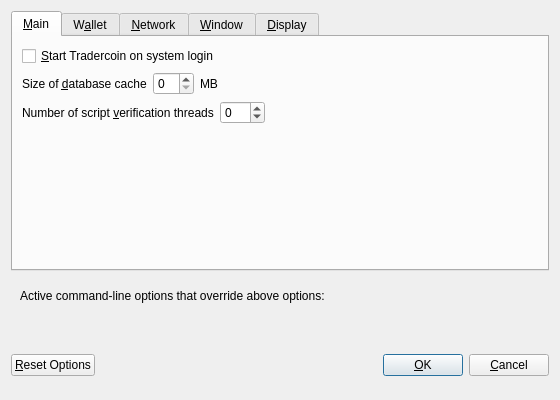
<?xml version="1.0" encoding="UTF-8"?>
<ui version="4.0">
 <class>OptionsDialog</class>
 <widget class="QDialog" name="OptionsDialog">
  <property name="geometry">
   <rect>
    <x>0</x>
    <y>0</y>
    <width>560</width>
    <height>400</height>
   </rect>
  </property>
  <property name="windowTitle">
   <string>Options</string>
  </property>
  <property name="modal">
   <bool>true</bool>
  </property>
  <layout class="QVBoxLayout" name="verticalLayout">
   <item>
    <widget class="QTabWidget" name="tabWidget">
     <property name="currentIndex">
      <number>0</number>
     </property>
     <widget class="QWidget" name="tabMain">
      <attribute name="title">
       <string>&amp;Main</string>
      </attribute>
      <layout class="QVBoxLayout" name="verticalLayout_Main">
       <item>
        <widget class="QCheckBox" name="bitcoinAtStartup">
         <property name="toolTip">
          <string>Automatically start Tradercoin after logging in to the system.</string>
         </property>
         <property name="text">
          <string>&amp;Start Tradercoin on system login</string>
         </property>
        </widget>
       </item>
       <item>
        <layout class="QHBoxLayout" name="horizontalLayout_2_Main">
         <item>
          <widget class="QLabel" name="databaseCacheLabel">
           <property name="text">
            <string>Size of &amp;database cache</string>
           </property>
           <property name="textFormat">
            <enum>Qt::PlainText</enum>
           </property>
           <property name="buddy">
            <cstring>databaseCache</cstring>
           </property>
          </widget>
         </item>
         <item>
          <widget class="QSpinBox" name="databaseCache"/>
         </item>
         <item>
          <widget class="QLabel" name="databaseCacheUnitLabel">
           <property name="text">
            <string>MB</string>
           </property>
           <property name="textFormat">
            <enum>Qt::PlainText</enum>
           </property>
          </widget>
         </item>
         <item>
          <spacer name="horizontalSpacer_2_Main">
           <property name="orientation">
            <enum>Qt::Horizontal</enum>
           </property>
           <property name="sizeHint" stdset="0">
            <size>
             <width>40</width>
             <height>20</height>
            </size>
           </property>
          </spacer>
         </item>
        </layout>
       </item>
       <item>
        <layout class="QHBoxLayout" name="horizontalLayout_3_Main">
         <item>
          <widget class="QLabel" name="threadsScriptVerifLabel">
           <property name="text">
            <string>Number of script &amp;verification threads</string>
           </property>
           <property name="textFormat">
            <enum>Qt::PlainText</enum>
           </property>
           <property name="buddy">
            <cstring>threadsScriptVerif</cstring>
           </property>
          </widget>
         </item>
         <item>
          <widget class="QSpinBox" name="threadsScriptVerif">
           <property name="toolTip">
            <string>Set the number of script verification threads (up to 16, 0 = auto, &lt;0 = leave that many cores free, default: 0)</string>
           </property>
           <property name="minimum">
            <number>-16</number>
           </property>
           <property name="maximum">
            <number>16</number>
           </property>
          </widget>
         </item>
         <item>
          <spacer name="horizontalSpacer_3_Main">
           <property name="orientation">
            <enum>Qt::Horizontal</enum>
           </property>
           <property name="sizeHint" stdset="0">
            <size>
             <width>40</width>
             <height>20</height>
            </size>
           </property>
          </spacer>
         </item>
        </layout>
       </item>
       <item>
        <spacer name="verticalSpacer_Main">
         <property name="orientation">
          <enum>Qt::Vertical</enum>
         </property>
         <property name="sizeHint" stdset="0">
          <size>
           <width>20</width>
           <height>40</height>
          </size>
         </property>
        </spacer>
       </item>
      </layout>
     </widget>
     <widget class="QWidget" name="tabWallet">
      <attribute name="title">
       <string>W&amp;allet</string>
      </attribute>
      <layout class="QVBoxLayout" name="verticalLayout_Wallet">
       <item>
        <widget class="QLabel" name="transactionFeeInfoLabel">
         <property name="text">
          <string>Optional transaction fee per kB that helps make sure your transactions are processed quickly. Most transactions are 1 kB.</string>
         </property>
         <property name="textFormat">
          <enum>Qt::PlainText</enum>
         </property>
         <property name="wordWrap">
          <bool>true</bool>
         </property>
        </widget>
       </item>
       <item>
        <layout class="QHBoxLayout" name="horizontalLayout_1_Wallet">
         <item>
          <widget class="QLabel" name="transactionFeeLabel">
           <property name="text">
            <string>Pay transaction &amp;fee</string>
           </property>
           <property name="textFormat">
            <enum>Qt::PlainText</enum>
           </property>
           <property name="buddy">
            <cstring>transactionFee</cstring>
           </property>
          </widget>
         </item>
         <item>
          <widget class="BitcoinAmountField" name="transactionFee"/>
         </item>
         <item>
          <spacer name="horizontalSpacer_1_Wallet">
           <property name="orientation">
            <enum>Qt::Horizontal</enum>
           </property>
           <property name="sizeHint" stdset="0">
            <size>
             <width>40</width>
             <height>20</height>
            </size>
           </property>
          </spacer>
         </item>
        </layout>
       </item>
       <item>
        <widget class="QLabel" name="spendZeroConfChangeInfoLabel">
         <property name="text">
          <string>If you disable the spending of unconfirmed change, the change from a transaction cannot be used until that transaction has at least one confirmation. This also affects how your balance is computed.</string>
         </property>
         <property name="textFormat">
          <enum>Qt::PlainText</enum>
         </property>
         <property name="wordWrap">
          <bool>true</bool>
         </property>
        </widget>
       </item>
       <item>
        <widget class="QCheckBox" name="spendZeroConfChange">
         <property name="text">
          <string>&amp;Spend unconfirmed change (experts only)</string>
         </property>
        </widget>
       </item>
       <item>
        <spacer name="verticalSpacer_Wallet">
         <property name="orientation">
          <enum>Qt::Vertical</enum>
         </property>
         <property name="sizeHint" stdset="0">
          <size>
           <width>20</width>
           <height>40</height>
          </size>
         </property>
        </spacer>
       </item>
      </layout>
     </widget>
     <widget class="QWidget" name="tabNetwork">
      <attribute name="title">
       <string>&amp;Network</string>
      </attribute>
      <layout class="QVBoxLayout" name="verticalLayout_Network">
       <item>
        <widget class="QCheckBox" name="mapPortUpnp">
         <property name="toolTip">
          <string>Automatically open the Tradercoin client port on the router. This only works when your router supports UPnP and it is enabled.</string>
         </property>
         <property name="text">
          <string>Map port using &amp;UPnP</string>
         </property>
        </widget>
       </item>
       <item>
        <widget class="QCheckBox" name="connectSocks">
         <property name="toolTip">
          <string>Connect to the Tradercoin network through a SOCKS proxy.</string>
         </property>
         <property name="text">
          <string>&amp;Connect through SOCKS proxy (default proxy):</string>
         </property>
        </widget>
       </item>
       <item>
        <layout class="QHBoxLayout" name="horizontalLayout_1_Network">
         <item>
          <widget class="QLabel" name="proxyIpLabel">
           <property name="text">
            <string>Proxy &amp;IP:</string>
           </property>
           <property name="textFormat">
            <enum>Qt::PlainText</enum>
           </property>
           <property name="buddy">
            <cstring>proxyIp</cstring>
           </property>
          </widget>
         </item>
         <item>
          <widget class="QValidatedLineEdit" name="proxyIp">
           <property name="minimumSize">
            <size>
             <width>140</width>
             <height>0</height>
            </size>
           </property>
           <property name="maximumSize">
            <size>
             <width>140</width>
             <height>16777215</height>
            </size>
           </property>
           <property name="toolTip">
            <string>IP address of the proxy (e.g. IPv4: 127.0.0.1 / IPv6: ::1)</string>
           </property>
          </widget>
         </item>
         <item>
          <widget class="QLabel" name="proxyPortLabel">
           <property name="text">
            <string>&amp;Port:</string>
           </property>
           <property name="textFormat">
            <enum>Qt::PlainText</enum>
           </property>
           <property name="buddy">
            <cstring>proxyPort</cstring>
           </property>
          </widget>
         </item>
         <item>
          <widget class="QLineEdit" name="proxyPort">
           <property name="minimumSize">
            <size>
             <width>55</width>
             <height>0</height>
            </size>
           </property>
           <property name="maximumSize">
            <size>
             <width>55</width>
             <height>16777215</height>
            </size>
           </property>
           <property name="toolTip">
            <string>Port of the proxy (e.g. 9050)</string>
           </property>
          </widget>
         </item>
         <item>
          <widget class="QLabel" name="socksVersionLabel">
           <property name="text">
            <string>SOCKS &amp;Version:</string>
           </property>
           <property name="textFormat">
            <enum>Qt::PlainText</enum>
           </property>
           <property name="buddy">
            <cstring>socksVersion</cstring>
           </property>
          </widget>
         </item>
         <item>
          <widget class="QValueComboBox" name="socksVersion">
           <property name="toolTip">
            <string>SOCKS version of the proxy (e.g. 5)</string>
           </property>
          </widget>
         </item>
         <item>
          <spacer name="horizontalSpacer_1_Network">
           <property name="orientation">
            <enum>Qt::Horizontal</enum>
           </property>
           <property name="sizeHint" stdset="0">
            <size>
             <width>40</width>
             <height>20</height>
            </size>
           </property>
          </spacer>
         </item>
        </layout>
       </item>
       <item>
        <spacer name="verticalSpacer_Network">
         <property name="orientation">
          <enum>Qt::Vertical</enum>
         </property>
         <property name="sizeHint" stdset="0">
          <size>
           <width>20</width>
           <height>40</height>
          </size>
         </property>
        </spacer>
       </item>
      </layout>
     </widget>
     <widget class="QWidget" name="tabWindow">
      <attribute name="title">
       <string>&amp;Window</string>
      </attribute>
      <layout class="QVBoxLayout" name="verticalLayout_Window">
       <item>
        <widget class="QCheckBox" name="minimizeToTray">
         <property name="toolTip">
          <string>Show only a tray icon after minimizing the window.</string>
         </property>
         <property name="text">
          <string>&amp;Minimize to the tray instead of the taskbar</string>
         </property>
        </widget>
       </item>
       <item>
        <widget class="QCheckBox" name="minimizeOnClose">
         <property name="toolTip">
          <string>Minimize instead of exit the application when the window is closed. When this option is enabled, the application will be closed only after selecting Quit in the menu.</string>
         </property>
         <property name="text">
          <string>M&amp;inimize on close</string>
         </property>
        </widget>
       </item>
       <item>
        <spacer name="verticalSpacer_Window">
         <property name="orientation">
          <enum>Qt::Vertical</enum>
         </property>
         <property name="sizeHint" stdset="0">
          <size>
           <width>20</width>
           <height>40</height>
          </size>
         </property>
        </spacer>
       </item>
      </layout>
     </widget>
     <widget class="QWidget" name="tabDisplay">
      <attribute name="title">
       <string>&amp;Display</string>
      </attribute>
      <layout class="QVBoxLayout" name="verticalLayout_Display">
       <item>
        <layout class="QHBoxLayout" name="horizontalLayout_1_Display">
         <item>
          <widget class="QLabel" name="langLabel">
           <property name="text">
            <string>User Interface &amp;language:</string>
           </property>
           <property name="textFormat">
            <enum>Qt::PlainText</enum>
           </property>
           <property name="buddy">
            <cstring>lang</cstring>
           </property>
          </widget>
         </item>
         <item>
          <widget class="QValueComboBox" name="lang">
           <property name="toolTip">
            <string>The user interface language can be set here. This setting will take effect after restarting Tradercoin.</string>
           </property>
          </widget>
         </item>
        </layout>
       </item>
       <item>
        <layout class="QHBoxLayout" name="horizontalLayout_2_Display">
         <item>
          <widget class="QLabel" name="unitLabel">
           <property name="text">
            <string>&amp;Unit to show amounts in:</string>
           </property>
           <property name="textFormat">
            <enum>Qt::PlainText</enum>
           </property>
           <property name="buddy">
            <cstring>unit</cstring>
           </property>
          </widget>
         </item>
         <item>
          <widget class="QValueComboBox" name="unit">
           <property name="toolTip">
            <string>Choose the default subdivision unit to show in the interface and when sending coins.</string>
           </property>
          </widget>
         </item>
        </layout>
       </item>
       <item>
        <widget class="QCheckBox" name="displayAddresses">
         <property name="toolTip">
          <string>Whether to show Tradercoin addresses in the transaction list or not.</string>
         </property>
         <property name="text">
          <string>&amp;Display addresses in transaction list</string>
         </property>
        </widget>
       </item>
       <item>
        <widget class="QCheckBox" name="coinControlFeatures">
         <property name="toolTip">
          <string>Whether to show coin control features or not.</string>
         </property>
         <property name="text">
          <string>Display coin &amp;control features (experts only)</string>
         </property>
        </widget>
       </item>
       <item>
        <spacer name="verticalSpacer_Display">
         <property name="orientation">
          <enum>Qt::Vertical</enum>
         </property>
         <property name="sizeHint" stdset="0">
          <size>
           <width>20</width>
           <height>40</height>
          </size>
         </property>
        </spacer>
       </item>
      </layout>
     </widget>
    </widget>
   </item>
   <item>
    <widget class="QFrame" name="frame">
     <layout class="QVBoxLayout" name="verticalLayout_Bottom">
      <item>
       <layout class="QHBoxLayout" name="horizontalLayout_Bottom">
        <item>
         <widget class="QLabel" name="overriddenByCommandLineInfoLabel">
          <property name="text">
           <string>Active command-line options that override above options:</string>
          </property>
          <property name="textFormat">
           <enum>Qt::PlainText</enum>
          </property>
         </widget>
        </item>
        <item>
         <spacer name="horizontalSpacer_Bottom">
          <property name="orientation">
           <enum>Qt::Horizontal</enum>
          </property>
          <property name="sizeHint" stdset="0">
           <size>
            <width>40</width>
            <height>20</height>
           </size>
          </property>
         </spacer>
        </item>
       </layout>
      </item>
      <item>
       <widget class="QLabel" name="overriddenByCommandLineLabel">
        <property name="text">
         <string/>
        </property>
        <property name="textFormat">
         <enum>Qt::PlainText</enum>
        </property>
        <property name="wordWrap">
         <bool>true</bool>
        </property>
       </widget>
      </item>
     </layout>
    </widget>
   </item>
   <item>
    <layout class="QHBoxLayout" name="horizontalLayout_Buttons">
     <item>
      <widget class="QPushButton" name="resetButton">
       <property name="toolTip">
        <string>Reset all client options to default.</string>
       </property>
       <property name="text">
        <string>&amp;Reset Options</string>
       </property>
       <property name="autoDefault">
        <bool>false</bool>
       </property>
      </widget>
     </item>
     <item>
      <spacer name="horizontalSpacer_1">
       <property name="orientation">
        <enum>Qt::Horizontal</enum>
       </property>
       <property name="sizeHint" stdset="0">
        <size>
         <width>40</width>
         <height>48</height>
        </size>
       </property>
      </spacer>
     </item>
     <item>
      <widget class="QLabel" name="statusLabel">
       <property name="minimumSize">
        <size>
         <width>200</width>
         <height>0</height>
        </size>
       </property>
       <property name="font">
        <font>
         <weight>75</weight>
         <bold>true</bold>
        </font>
       </property>
       <property name="text">
        <string/>
       </property>
       <property name="textFormat">
        <enum>Qt::PlainText</enum>
       </property>
       <property name="wordWrap">
        <bool>true</bool>
       </property>
      </widget>
     </item>
     <item>
      <spacer name="horizontalSpacer_2">
       <property name="orientation">
        <enum>Qt::Horizontal</enum>
       </property>
       <property name="sizeHint" stdset="0">
        <size>
         <width>40</width>
         <height>48</height>
        </size>
       </property>
      </spacer>
     </item>
     <item>
      <widget class="QPushButton" name="okButton">
       <property name="text">
        <string>&amp;OK</string>
       </property>
      </widget>
     </item>
     <item>
      <widget class="QPushButton" name="cancelButton">
       <property name="text">
        <string>&amp;Cancel</string>
       </property>
       <property name="autoDefault">
        <bool>false</bool>
       </property>
      </widget>
     </item>
    </layout>
   </item>
  </layout>
 </widget>
 <customwidgets>
  <customwidget>
   <class>BitcoinAmountField</class>
   <extends>QLineEdit</extends>
   <header>bitcoinamountfield.h</header>
   <container>1</container>
  </customwidget>
  <customwidget>
   <class>QValidatedLineEdit</class>
   <extends>QLineEdit</extends>
   <header>qvalidatedlineedit.h</header>
  </customwidget>
  <customwidget>
   <class>QValueComboBox</class>
   <extends>QComboBox</extends>
   <header>qvaluecombobox.h</header>
  </customwidget>
 </customwidgets>
 <resources/>
 <connections/>
</ui>
